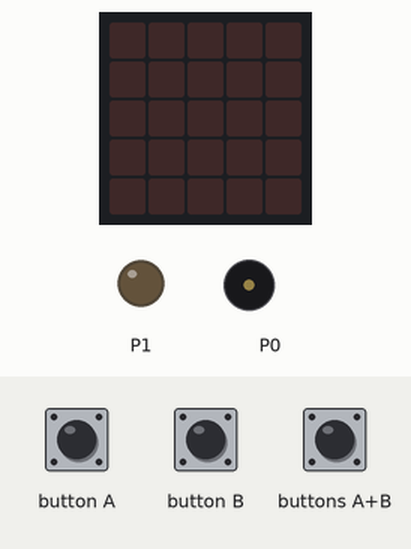
Bench run of a program on a simulated BBC micro:bit (MakeCode). Parts: the board's 5×5 LED display, output pins drawn as LEDs (lit = HIGH), buzzer (waves = sounding). The inputs (shaded band) are chosen by the test bench.

Above: at 1.2 s.
1.3 s: buttons A+B pressed for 0.15 s
At 5.4 s:
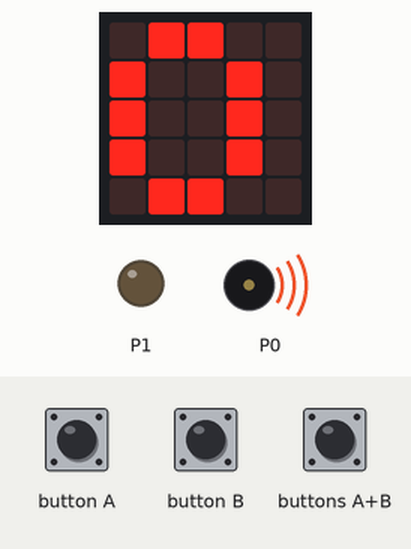
At 8.3 s:
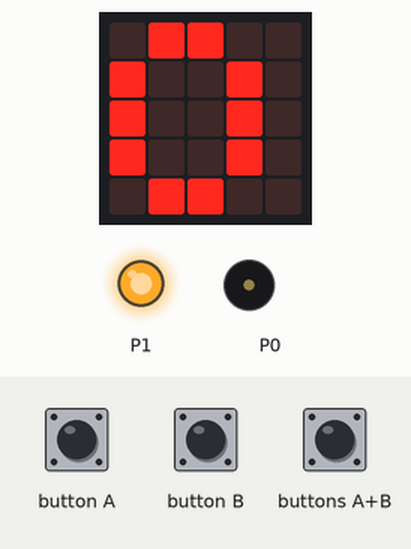
Timing chart, 0 to 13.4 s (numbered marks = the images above; inputs shaded):
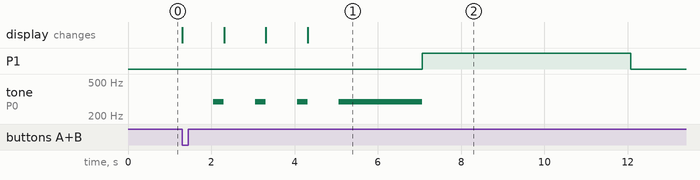

Measured:
- after the input at 1.3 s, P1: LOW → HIGH after 5.8 s, → LOW 5.0 s later; tone on P0: goes 3 × (294 Hz 0.25 s, silent 0.76 s), 294 Hz 2.0 s, then silent, starting after 0.75 s; the display: first changes at once (image 1 shows a later state)

The program:

main.ts
```typescript
function Décompte () {
    basic.showNumber(3)
    music.playTone(294, music.beat(BeatFraction.Half))
    basic.showNumber(2)
    music.playTone(294, music.beat(BeatFraction.Half))
    basic.showNumber(1)
    music.playTone(294, music.beat(BeatFraction.Half))
    basic.showNumber(0)
    music.playTone(294, music.beat(BeatFraction.Breve))
    pins.digitalWritePin(DigitalPin.P1, 1)
    basic.pause(5000)
    pins.digitalWritePin(DigitalPin.P1, 0)
}
basic.forever(function () {
    pins.setAudioPin(AnalogPin.P0)
    if (input.buttonIsPressed(Button.A) && input.buttonIsPressed(Button.B)) {
        Décompte()
    }
})
```

test.ts
```typescript
// les tests vont ici ; cela ne sera pas compilé si ce paquet est utilisé en tant qu'extension.
```
